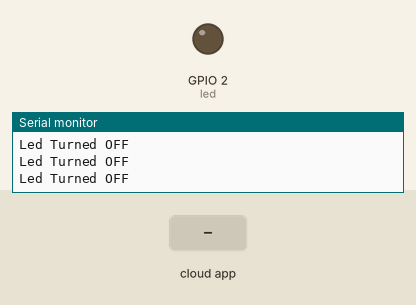
This sketch was run on a simulated ESP32. Parts: output pins drawn as LEDs (lit = HIGH), the last lines printed to the serial monitor. The inputs (shaded band) are chosen by the test bench. WiFi joins after 1.5 s; servers stay silent unless stated; the Firebase database answers and starts empty.

Above: at 3.8 s.
3.9 s: the phone or cloud app sets LED_STATUS to ON
At 4.6 s:
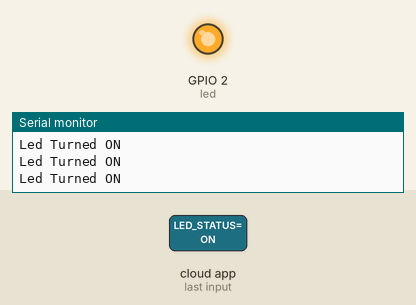
5.5 s: the phone or cloud app sets LED_STATUS to OFF
At 5.8 s:
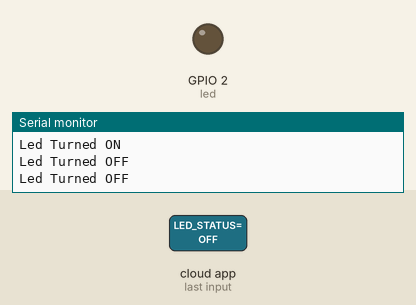
Timing chart, 0 to 8.5 s (numbered marks = the images above; inputs shaded):
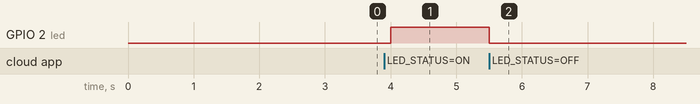

Measured:
- after the input at 3.9 s, GPIO 2 (led): LOW → HIGH after 0.10 s
- after the input at 5.5 s, GPIO 2 (led): HIGH → LOW at once

The sketch:

ESP32_code.ino
```cpp
#include <WiFi.h>                                                // esp32 library
//#include <WiFiManager.h>
#include <IOXhop_FirebaseESP32.h>


//Provide the RTDB payload printing info and other helper functions.


#define FIREBASE_HOST ""                         // the project name address from firebase id

#define FIREBASE_AUTH ""                    // the secret key generated from firebase

#define WIFI_SSID ""                                          // input your home or public wifi name

#define WIFI_PASSWORD ""                                    //password of wifi ssid

String fireStatus = "";                                                     // led status received from firebase

int led = 2;

void setup() {


// in setup()
  WRITE_PERI_REG(RTC_CNTL_BROWN_OUT_REG, 0);

  Serial.begin(115200);

  delay(1000);

  pinMode(led, OUTPUT);


//  WiFiManager wifiManager;
//  wifiManager.resetSettings();
//  wifiManager.autoConnect("CIRCUIT DIGEST WiFi Manager");                   // to use ESP32 as a wifi manager you can uncomment this
//  Serial.println("connected :)");

  WiFi.begin(WIFI_SSID, WIFI_PASSWORD);                                      //try to connect with wifi

  Serial.print("Connecting to ");

  Serial.print(WIFI_SSID);

  while (WiFi.status() != WL_CONNECTED) {

    Serial.print(".");

    delay(500);

  }

//  Serial.println();
//
//  Serial.print("Connected to ");
//
//  Serial.println(WIFI_SSID);
//
//  Serial.print("IP Address is : ");
//
//  Serial.println(WiFi.localIP());                                                      //print local IP address

  Firebase.begin(FIREBASE_HOST, FIREBASE_AUTH);    // connect to firebase

  Firebase.setString("LED_STATUS", "OFF");                                          //send initial string of led status

}

void loop() {

  fireStatus = Firebase.getString("LED_STATUS");                     // get led status input from firebase

  if (fireStatus == "ON") {                         // compare the input of led status received from firebase

    Serial.println("Led Turned ON");

    digitalWrite(led, HIGH);                                                         // make output led ON

  }

  else if (fireStatus == "OFF") {              // compare the input of led status received from firebase

    Serial.println("Led Turned OFF");

    digitalWrite(led, LOW);                                                         // make output led OFF

  }

  else {

    Serial.println("Wrong Credential! Please send ON/OFF");

  }

}
```
